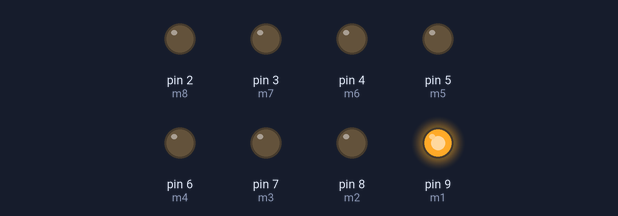
Simulated run of this sketch. Board: Arduino Uno, built with avr-gcc and run on an emulated ATmega328P. On the bench: output pins drawn as LEDs (lit = HIGH).

Above: at 1.0 s.
At 3.0 s:
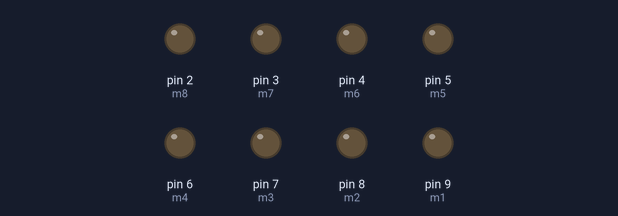
Timing chart, 0 to 5.2 s (numbered marks = the images above):
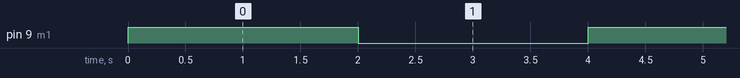

The sketch:

relayArm.ino
```cpp
int m1 = 9;
int m2 = 8;
int m3 = 7;
int m4 = 6;
int m5 = 5;
int m6 = 4;
int m7 = 3;
int m8 = 2;

void setup() {
  pinMode(m1, OUTPUT);
  pinMode(m2, OUTPUT);
  pinMode(m3, OUTPUT);
  pinMode(m4, OUTPUT);
  pinMode(m5, OUTPUT);
  pinMode(m6, OUTPUT);
  pinMode(m7, OUTPUT);
  pinMode(m8, OUTPUT);
}

void loop() {
  digitalWrite(m1, HIGH);
  delay(2000);
  digitalWrite(m1, LOW);
  delay(2000);
}
```

Measured:
- by itself, pin 9 (m1): alternates HIGH for 2.0 s and LOW for 2.0 s
